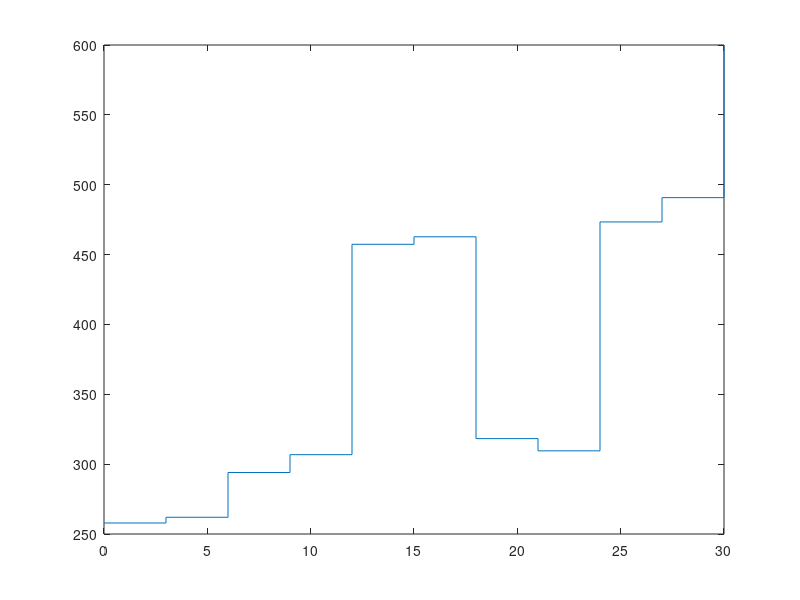

MATLAB code for this plot: (Note: this script raises an error after producing the figure.)
clear;
clc;
% close all;


L = 10;

% density
den = ones(1,L+1);
den = 1800*den;


% frequency
f = [7:1:39];

% H
for i=1:1:L
    H(i) = 3;
end

% VS
V1 = 200*(1+0.3*rand);
V2 = 250*(1+0.3*rand);
V3 = 400*(1+0.3*rand);
V4 = 350*(1-0.1*rand);
V5 = 400*(1+0.2*rand);

% V1 = 200;
% V2 = 300;
% V3 = 350;
% V4 = 400;
% V5 = 300;

% V1 = 200;
% V2 = 250;
% V3 = 400;
% V4 = 350;
% V5 = 450;

VS = [   V1 V1*(1+0.05*rand) ...
         V2 V2*(1+0.05*rand) ...
         V3 V3*(1+0.05*rand) ...
         V4 V4*(1-0.05*rand) ...
         V5 V5*(1+0.1*rand) ...
         600]
     
for i=1:1:L
    H_all(i) = sum(H(1:i));
end

% figure()
stairs([0,H_all]',VS(1,1:end))


% VP
VP = VS*2;

% base mode of R waves
pvrl=calcbase(f,VS,H,VP,den);


figure
plot(f,pvrl)
hold on
% load('Disp_curve_exp.mat')
load('dpc_26_Intp_all.mat')

b = a(12,:,:);
b = reshape(b,2,33);
scatter(b(1,:),b(2,:))
legend('sim','exp')
